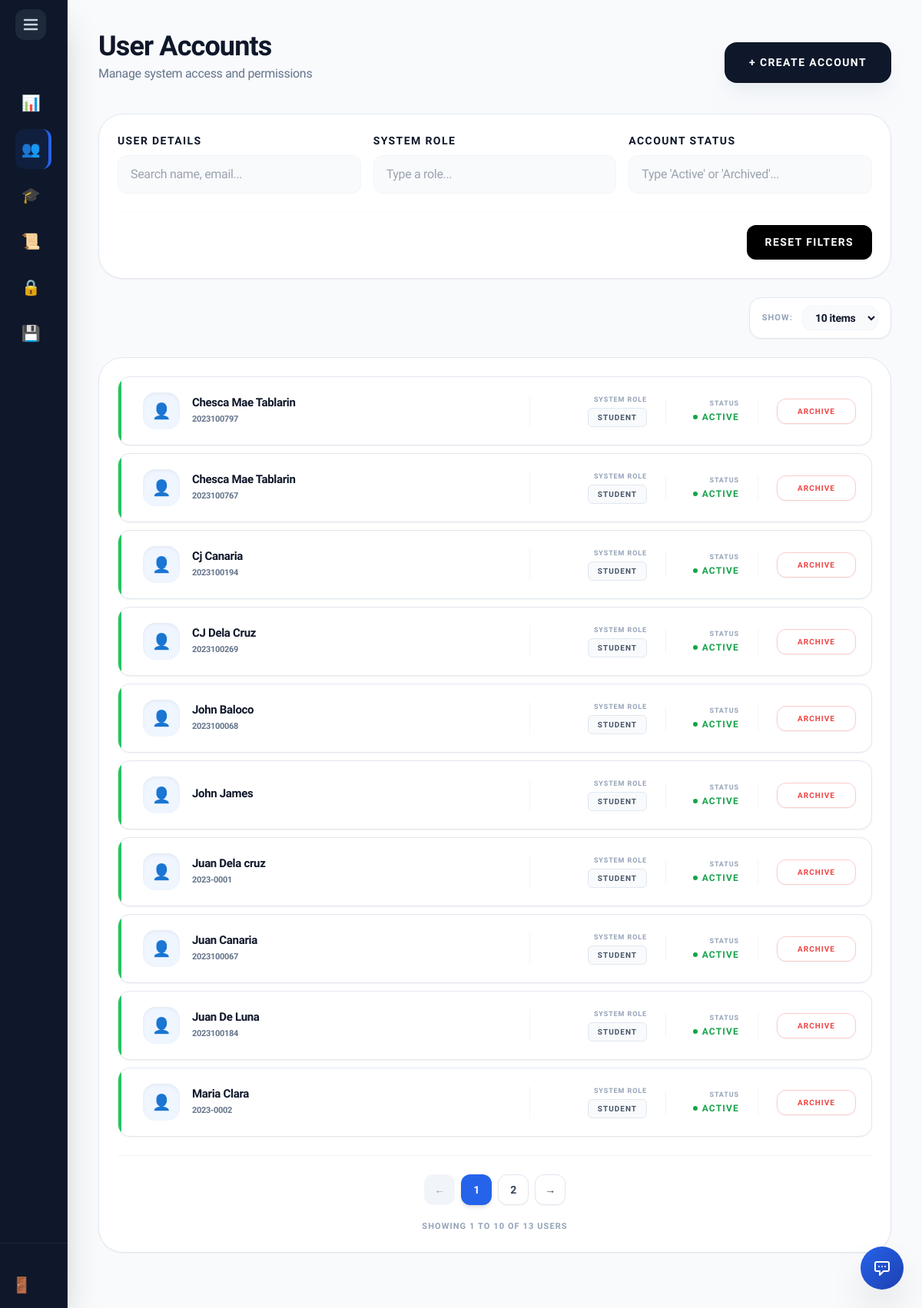
The app's page /super_admin/users.php (signed in), older data.
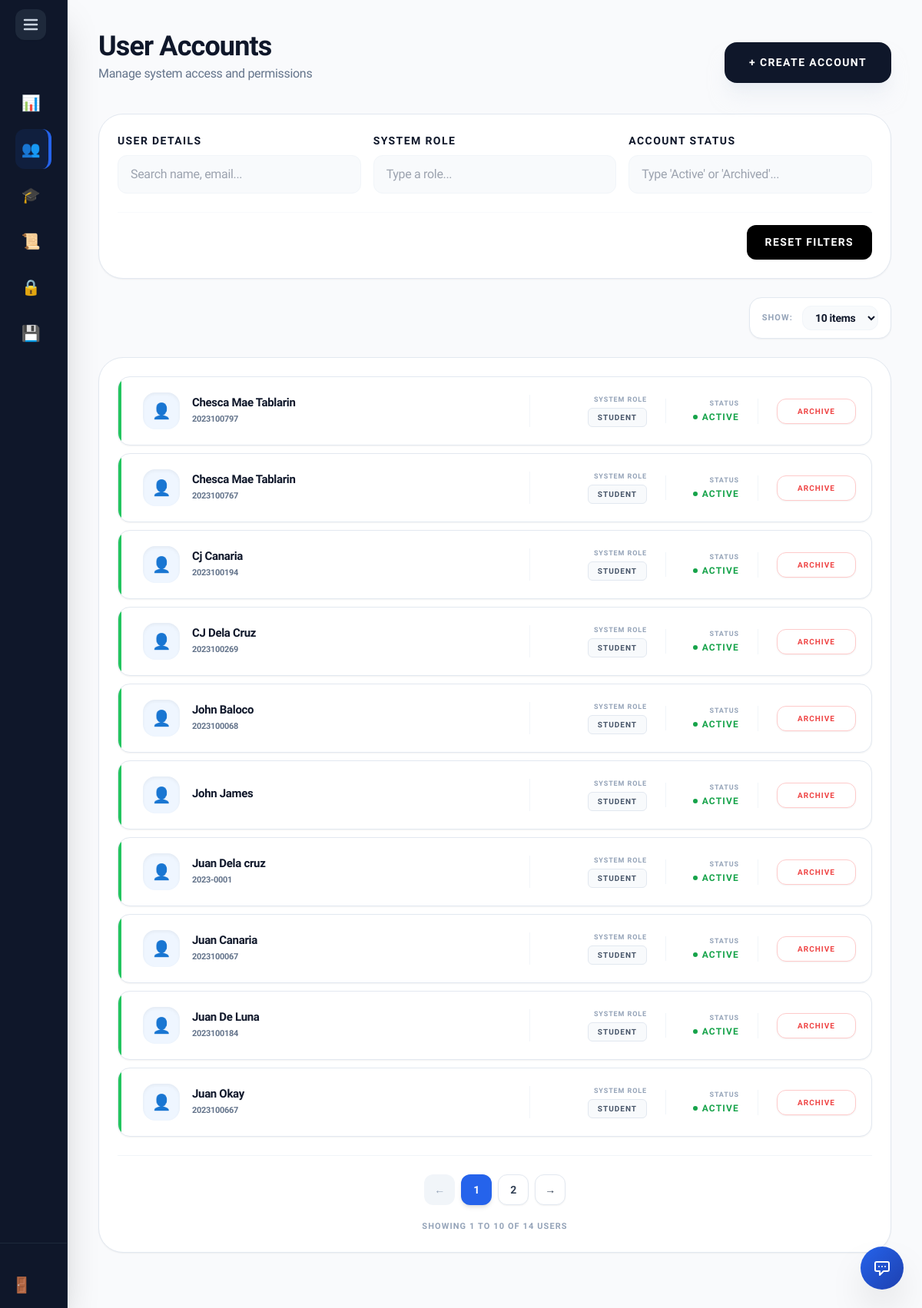
The same page, newer data.
### tables this page shows
CREATE TABLE `users` (
  `UserID` int(11) NOT NULL AUTO_INCREMENT,
  `Username` varchar(50) NOT NULL,
  `Email` varchar(100) NOT NULL,
  `PasswordHash` varchar(255) NOT NULL,
  `FirstName` varchar(100) NOT NULL,
  `LastName` varchar(100) NOT NULL,
  `Role` enum('Student','Internal_Admin','External_Admin','Super_Admin') DEFAULT 'Student',
  `AccountStatus` varchar(20) DEFAULT 'Active',
  `StudentID_Num` varchar(50) DEFAULT NULL,
  `YearLevel` varchar(50) DEFAULT NULL,
  `GPA` decimal(4,2) DEFAULT NULL,
  `Major` varchar(100) DEFAULT NULL,
  `ProgramID` int(11) DEFAULT NULL,
  `Department` varchar(100) DEFAULT NULL,
  `Organization` varchar(100) DEFAULT NULL,
  `ContactNumber` varchar(20) DEFAULT NULL,
  `DateOfBirth` date DEFAULT NULL,
  `ProfilePicture` varchar(255) DEFAULT NULL,
  `ResetToken` varchar(255) DEFAULT NULL,
  `ResetTokenExpire` datetime DEFAULT NULL,
  `Gender` varchar(20) NOT NULL DEFAULT 'Not Specified',
  PRIMARY KEY (`UserID`),
  UNIQUE KEY `Username` (`Username`),
  UNIQUE KEY `Email` (`Email`)
);

### includes/sidebar_logic.php (called while the page is built)
<?php
if (!function_exists('getSidebarClass')) {
    function getSidebarClass($pageName) {
        $currentPage = basename($_SERVER['PHP_SELF']);
        if ($currentPage === $pageName) {
            return 'bg-blue-600/10 text-blue-500 border-r-4 border-blue-600';
        }
        return 'text-slate-400 hover:bg-slate-800 hover:text-white';
    }
}
?>

### super_admin/users.php (the view, shortened to what this page needs)
<?php
include '../includes/db_connect.php';
include '../includes/header.php';
include '../includes/super_sidebar.php';
try {
    $stmt = $pdo->query("SELECT * FROM users ORDER BY Role ASC, FirstName ASC");
    $users = $stmt->fetchAll();
} catch (PDOException $e) {
    $users = [];
}
?>
<main class="flex-1 p-5 lg:p-10 lg:ml-72 bg-slate-50/50 min-h-screen transition-all duration-300">
    <header class="flex flex-col sm:flex-row sm:justify-between sm:items-end gap-4 mb-10">
        <div>
            <h2 class="text-3xl lg:text-4xl font-black text-slate-900 tracking-tight">User Accounts</h2>
            <p class="text-slate-500 font-medium mt-1">Manage system access and permissions</p>
        </div>
        <button type="button" onclick="openAddUserModal()" class="bg-slate-900 text-white px-8 py-4 rounded-2xl font-black shadow-xl shadow-slate-200/50 hover:bg-blue-600 transition-all text-[14px] uppercase tracking-widest active:scale-95">
            + CREATE ACCOUNT
        </button>
    </header>
    <div class="bg-white p-6 rounded-[2rem] border border-slate-200 shadow-sm mb-6">
        <div class="flex flex-col gap-4">
            <div class="grid grid-cols-1 md:grid-cols-3 gap-4">
                <div>
                    <label class="block text-[14px] font-black text-slate-900 uppercase tracking-widest mb-2">User Details</label>
                    <input type="text" id="filterKeyword" oninput="filterUsers()" placeholder="Search name, email..." autocomplete="off" class="w-full bg-slate-50 border border-slate-100 px-4 py-3 rounded-xl font-bold text-md text-slate-700 outline-none focus:ring-2 focus:ring-blue-500/20 transition-all cursor-text placeholder:font-medium">
                </div>
                <div>
                    <label class="block text-[14px] font-black text-slate-900 uppercase tracking-widest mb-2">System Role</label>
                    <input type="text" id="filterRole" list="roleList" oninput="filterUsers()" placeholder="Type a role..." autocomplete="off" class="w-full bg-slate-50 border border-slate-100 px-4 py-3 rounded-xl font-bold text-md text-slate-700 outline-none focus:ring-2 focus:ring-blue-500/20 transition-all cursor-text placeholder:font-medium">
                </div>
                <div>
                    <label class="block text-[14px] font-black text-slate-900 uppercase tracking-widest mb-2">Account Status</label>
                    <input type="text" id="filterStatus" list="statusList" oninput="filterUsers()" placeholder="Type 'Active' or 'Archived'..." autocomplete="off" class="w-full bg-slate-50 border border-slate-100 px-4 py-3 rounded-xl font-bold text-md text-slate-700 outline-none focus:ring-2 focus:ring-blue-500/20 transition-all cursor-text placeholder:font-medium">
                </div>
            </div>
            <div class="flex justify-end mt-2 pt-4 border-t border-slate-50">
                <button type="button" onclick="clearFilters()" class="bg-black text-white px-6 py-3 rounded-xl font-black text-[14px] uppercase tracking-widest hover:bg-slate-800 transition-all shadow-sm active:scale-95 flex items-center justify-center">Reset Filters</button>
            </div>
        </div>
    </div>
    <div class="flex justify-end mb-6" id="usersContainer">
        <div class="flex items-center gap-3 bg-white px-4 py-2.5 rounded-2xl border border-slate-200 shadow-sm shrink-0 w-full sm:w-auto justify-between sm:justify-start">
            <span class="text-[11px] font-black text-slate-400 uppercase tracking-widest hidden sm:inline">Show:</span>
            <select id="itemsPerPage" onchange="changeItemsPerPage()" class="bg-slate-50 border border-slate-100 text-slate-900 text-sm font-bold rounded-xl focus:ring-2 focus:ring-blue-500 focus:border-blue-500 block px-3 py-1.5 outline-none cursor-pointer w-full sm:w-auto">
                <option value="10" selected>10 items</option>
            </select>
        </div>
    </div>
    <div class="bg-white rounded-[1.5rem] lg:rounded-[2rem] border border-slate-200 shadow-sm overflow-hidden p-4 lg:p-6 mb-8">
        <div id="usersGrid" class="flex flex-col gap-2.5">
            <?php foreach($users as $u):
                $status = $u['AccountStatus'] ?? 'Active';
                $is_active = ($status === 'Active');
                $full_name = htmlspecialchars($u['FirstName'] . ' ' . $u['LastName']);
                $contact = htmlspecialchars($u['Username'] ?? $u['Email']);
                $role_display = str_replace('_', ' ', htmlspecialchars($u['Role']));
                $search_text = strtolower($full_name . ' ' . $contact);
            ?>
            <div class="user-card <?= !$is_active ? 'opacity-60 grayscale hover:grayscale-0' : '' ?> bg-white rounded-2xl border border-slate-200 shadow-sm hover:shadow-md hover:border-blue-300 transition-all flex flex-col lg:flex-row items-start lg:items-center justify-between p-4 sm:p-5 relative overflow-hidden group"
                 data-keyword="<?= $search_text ?>"
                 data-role="<?= strtolower(htmlspecialchars($u['Role'])) ?>"
                 data-status="<?= strtolower($status) ?>">
                <div class="absolute top-0 left-0 w-1 h-full <?= $is_active ? 'bg-green-500' : 'bg-slate-400' ?>"></div>
                <div class="flex gap-4 items-center flex-1 min-w-0 pl-3 w-full lg:w-auto">
                    <div class="shrink-0 w-10 h-10 lg:w-12 lg:h-12 <?= $is_active ? 'bg-blue-50 text-blue-600' : 'bg-slate-100 text-slate-900' ?> rounded-xl lg:rounded-2xl flex items-center justify-center text-lg lg:text-xl font-bold shadow-inner group-hover:bg-blue-600 group-hover:text-white transition-colors">👤</div>
                    <div class="flex-1 min-w-0 pr-2">
                        <h3 class="text-sm lg:text-[15px] font-black text-slate-900 leading-tight truncate" title="<?= $full_name ?>">
                            <?= $full_name ?>
                        </h3>
                        <p class="text-[11px] font-bold text-slate-500 mt-1 truncate">
                            <?= $contact ?>
                        </p>
                    </div>
                </div>
                <div class="flex flex-wrap lg:flex-nowrap items-center justify-between w-full lg:w-auto shrink-0 mt-4 lg:mt-0 border-t lg:border-t-0 lg:border-l border-slate-100 pt-3 lg:pt-0 lg:pl-6 pl-14 gap-4 lg:gap-6">
                    <div class="text-left lg:text-right w-32 flex-1 lg:flex-none">
                        <p class="text-[9px] font-bold text-slate-400 uppercase tracking-widest mb-0.5">System Role</p>
                        <span class="px-3 py-1 rounded-md text-[10px] font-black uppercase tracking-widest border border-slate-200 bg-slate-50 text-slate-600 inline-block">
                            <?= $role_display ?>
                        </span>
                    </div>
                    <div class="text-left lg:text-right w-24 shrink-0 border-l border-slate-100 pl-4 lg:pl-6 ml-2 lg:ml-0">
                        <p class="text-[9px] font-bold text-slate-400 uppercase tracking-widest mb-0.5">Status</p>
                        <p class="text-xs font-black <?= $is_active ? 'text-green-600' : 'text-slate-500' ?> uppercase tracking-widest flex items-center lg:justify-end gap-1.5">
                            <span class="w-1.5 h-1.5 rounded-full <?= $is_active ? 'bg-green-600' : 'bg-slate-400' ?>"></span>
                            <?= $status ?>
                        </p>
                    </div>
                    <div class="text-right shrink-0 border-l border-slate-100 pl-4 lg:pl-6 ml-2 lg:ml-0 flex items-center justify-end w-32">
                        <?php if ($u['UserID'] !== $_SESSION['user_id']):  ?>
                            <form action="../actions/process_crud.php" method="POST" class="m-0 w-full">
                                <?php if ($is_active): ?>
                                    <button type="submit" onclick="return confirm('Archive this user? They will no longer be able to log in.');" class="w-full bg-white border border-red-200 text-red-500 px-4 py-2 rounded-xl text-[10px] font-black hover:bg-red-50 hover:text-red-700 uppercase tracking-widest transition-colors shadow-sm">Archive</button>
                                <?php else: ?>
                                    <button type="submit" onclick="return confirm('Restore this user? They will regain system access.');" class="w-full bg-slate-900 text-white px-4 py-2 rounded-xl text-[10px] font-black hover:bg-green-600 uppercase tracking-widest transition-colors shadow-sm">Restore</button>
                                <?php endif; ?>
                            </form>
                        <?php else: ?>
                            <span class="text-[10px] font-black text-slate-300 uppercase tracking-widest px-4 py-2">Current User</span>
                        <?php endif; ?>
                    </div>
                </div>
            </div>
            <?php endforeach; ?>
        </div>
        <div class="flex flex-col items-center justify-center mt-6 gap-4 border-t border-slate-100 pt-6">
            <div id="paginationControls" class="flex flex-wrap justify-center gap-2"></div>
            <div id="pageInfo" class="text-[11px] font-black text-slate-400 uppercase tracking-widest text-center mt-1">
            </div>
        </div>
    </div>
</main>
<?php include '../includes/footer.php'; ?>

### includes/header.php (shortened to what this page needs)
<!DOCTYPE html>
<html lang="en">
<head>
    <script src="https://cdn.tailwindcss.com"></script>
</head>
<body class="bg-slate-50/50 flex min-h-screen">

### includes/super_sidebar.php (shortened to what this page needs)
<?php include 'sidebar_logic.php'; ?>
<aside id="main-sidebar" class="fixed left-0 top-0 h-full w-72 bg-slate-900 text-white py-6 z-[999] flex flex-col border-r border-slate-800 shadow-2xl transition-all duration-300 overflow-hidden">
    <div class="mb-10 flex items-center gap-3 px-5 logo-container whitespace-nowrap">
        <button onclick="toggleSidebar()" class="hamburger-btn w-10 h-10 flex items-center justify-center rounded-xl bg-slate-800 hover:bg-slate-700 text-slate-300 hover:text-white transition-all shrink-0 shadow-sm">
            <svg class="w-6 h-6" fill="none" stroke="currentColor" viewBox="0 0 24 24"><path stroke-linecap="round" stroke-linejoin="round" stroke-width="2.5" d="M4 6h16M4 12h16M4 18h16"></path></svg>
        </button>
    </div>
    <nav class="space-y-2 flex-1 px-3">
        <?php
        $nav_items = [
            ['dashboard.php', '📊', 'Dashboard'],
            ['users.php',     '👥', 'Users'],
            ['programs.php',  '🎓', 'Programs'],
            ['logs.php',      '📜', 'Logs'],
            ['security.php',  '🔒', 'Security'],
            ['database.php',  '💾', 'Database']
        ];
        foreach ($nav_items as $item):
            $active = getSidebarClass($item[0]);
        ?>
            <a href="<?= $item[0] ?>" class="nav-link flex items-center gap-3 px-2 py-3 rounded-xl font-bold text-md <?= $active ?> whitespace-nowrap group">
                <span class="w-10 flex justify-center text-xl shrink-0 group-hover:scale-110 transition-transform"><?= $item[1] ?></span>
            </a>
        <?php endforeach; ?>
    </nav>
    <div class="pt-6 border-t border-slate-800">
        <a href="../actions/process_logout.php" onclick="sessionStorage.removeItem('scholarlink_chat_history');" class="nav-link flex items-center gap-3 px-2 py-3 rounded-xl font-bold text-md text-red-400 hover:bg-red-500/10 transition-all whitespace-nowrap">
            <span class="w-10 flex justify-center text-xl shrink-0">🚪</span>
        </a>
    </div>
</aside>

### includes/chatbot.php (shortened to what this page needs)
<button id="chatbotToggle" onclick="toggleChatbot()" class="fixed bottom-6 right-6 w-14 h-14 bg-gradient-to-br from-blue-600 to-blue-800 text-white rounded-full shadow-2xl flex items-center justify-center hover:scale-110 transition-transform z-50">
    <svg class="w-6 h-6" fill="none" stroke="currentColor" viewBox="0 0 24 24">
        <path stroke-linecap="round" stroke-linejoin="round" stroke-width="2" d="M8 10h.01M12 10h.01M16 10h.01M9 16H5a2 2 0 01-2-2V6a2 2 0 012-2h14a2 2 0 012 2v8a2 2 0 01-2 2h-5l-5 5v-5z"></path>
    </svg>
</button>

### includes/footer.php (shortened to what this page needs)
<?php include __DIR__ . '/chatbot.php'; ?>
<link href="https://cdn.jsdelivr.net/npm/simple-datatables@latest/dist/style.css" rel="stylesheet" type="text/css">
</body>
</html>

### includes/header.php (style rules this page uses)
:root { --sidebar-width: 5.5rem; --transition-speed: 0.4s; --transition-curve: cubic-bezier(0.4, 0, 0.2, 1); }
body { font-family: 'Plus Jakarta Sans', sans-serif; letter-spacing: -0.02em; overflow-x: hidden; }
aside#main-sidebar { width: var(--sidebar-width); transition: width var(--transition-speed) var(--transition-curve), transform var(--transition-speed) var(--transition-curve); overflow: hidden; display: flex; flex-direction: column; padding: 0 !important; }
main { margin-left: var(--sidebar-width) !important; transition: margin-left var(--transition-speed) var(--transition-curve); width: calc(100vw - var(--sidebar-width)); }
.nav-link { display: flex; align-items: center; height: 3.25rem; position: relative; margin: 0.25rem 0.5rem; border-radius: 0.75rem; transition: background-color 0.3s ease, color 0.3s ease; overflow: hidden; padding: 0 !important; }
.logo-container { width: 100%; height: 4rem; display: flex; align-items: center; margin-bottom: 1.5rem; }

Row changes from the older to the newer data that the page shows:
no longer on this page (row unchanged): users: full_name "Maria Clara", Username "2023-0002", Role "STUDENT", AccountStatus "ACTIVE", shows "ARCHIVE"
added users: full_name "Juan Okay", Username "2023100667", Role "STUDENT", AccountStatus "ACTIVE", shows "ARCHIVE"
Text that changed along with them:
text written by a page script: "SHOWING 1 TO 10 OF 13 USERS" → "SHOWING 1 TO 10 OF 14 USERS"
